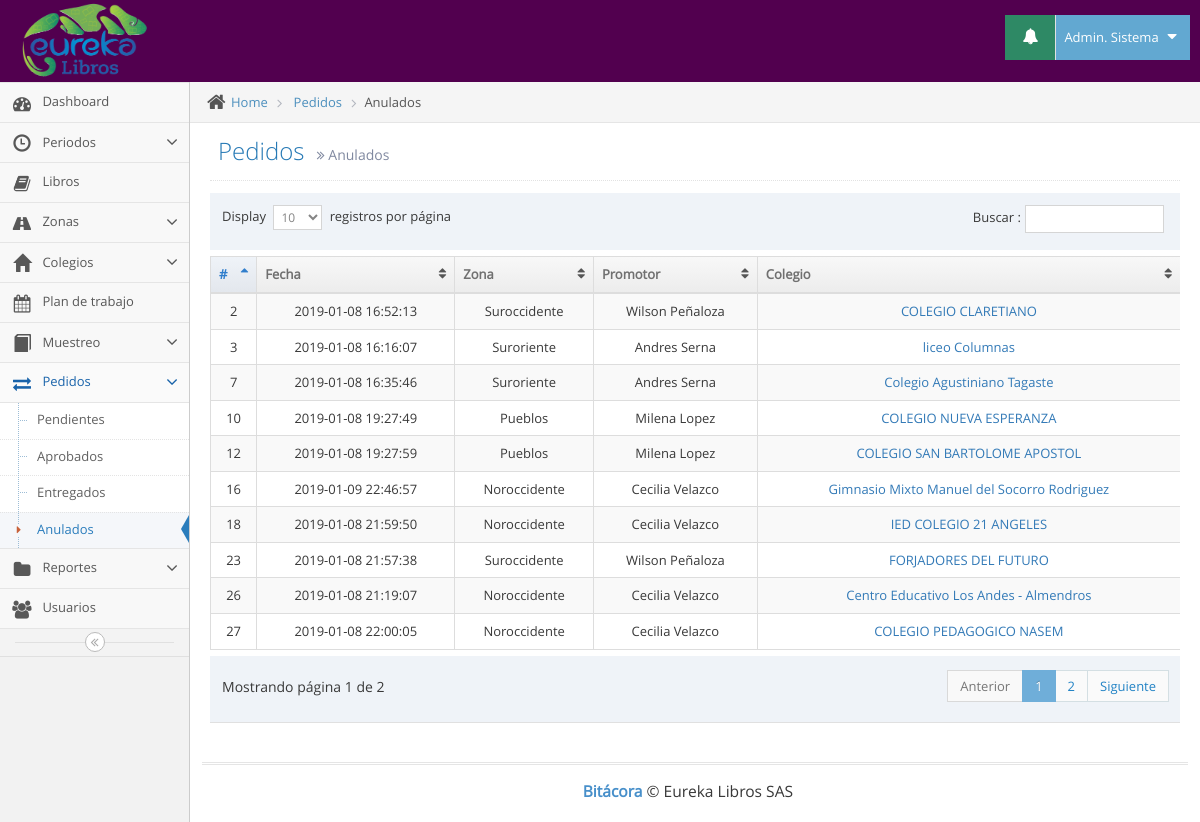
Screenshot of /pedidos_anulados.php (signed in) with the database file from the repository.
### tables this page shows
CREATE TABLE IF NOT EXISTS `usuarios` (
`id` int(11) NOT NULL,
  `tipo` int(11) NOT NULL,
  `id_pais` int(11) NOT NULL,
  `cedula` varchar(12) NOT NULL,
  `nombres` varchar(100) NOT NULL,
  `apellidos` varchar(100) NOT NULL,
  `telefono` varchar(12) NOT NULL,
  `direccion` varchar(100) NOT NULL,
  `correo` varchar(100) NOT NULL,
  `clave` varchar(100) NOT NULL,
  `cod_zona` varchar(10) NOT NULL
);

CREATE TABLE IF NOT EXISTS `pedidos` (
`id` int(11) NOT NULL,
  `codigo` varchar(10) NOT NULL,
  `id_periodo` int(11) NOT NULL,
  `id_colegio` int(11) NOT NULL,
  `id_usuario` int(11) NOT NULL,
  `fecha` timestamp NOT NULL DEFAULT CURRENT_TIMESTAMP ON UPDATE CURRENT_TIMESTAMP,
  `factura` varchar(20) NOT NULL,
  `fecha_r` date NOT NULL,
  `observaciones` varchar(500) NOT NULL,
  `estado` int(11) NOT NULL
);

CREATE TABLE IF NOT EXISTS `colegios` (
`id` int(11) NOT NULL,
  `codigo` varchar(11) NOT NULL,
  `colegio` varchar(100) NOT NULL,
  `direccion` varchar(100) NOT NULL,
  `barrio` varchar(100) NOT NULL,
  `telefono` varchar(20) NOT NULL,
  `web` varchar(100) NOT NULL,
  `cumpleaños` date NOT NULL,
  `cod_zona` varchar(8) NOT NULL,
  `id_usuario` int(11) NOT NULL,
  `fecha_creacion` timestamp NOT NULL DEFAULT CURRENT_TIMESTAMP ON UPDATE CURRENT_TIMESTAMP
);

### pedidos_anulados.php (the view, shortened to what this page needs)
<!DOCTYPE html>
<html lang="es">
	<head>
		<link rel="stylesheet" href="assets/css/bootstrap.min.css" />
		<link rel="stylesheet" href="assets/font-awesome/4.5.0/css/font-awesome.min.css" />
		<link rel="stylesheet" href="assets/css/jquery-ui.min.css" />
		<link rel="stylesheet" href="assets/css/bootstrap-datepicker3.min.css" />
		<link href="assets/js/dataTables/dataTables.bootstrap.css" rel="stylesheet" />
		<link rel="stylesheet" href="assets/css/ace.min.css" class="ace-main-stylesheet" id="main-ace-style" />
		<link rel="stylesheet" href="assets/css/ace-skins.min.css" />
		<link rel="stylesheet" href="assets/css/ace-rtl.min.css" />
	</head>
	<body class="no-skin">
		<?php include("template/nav.php"); ?>
		<div class="main-container ace-save-state" id="main-container">
			<?php include("template/sidebar.php"); ?>
			<div class="main-content">
				<div class="main-content-inner">
					<div class="breadcrumbs ace-save-state" id="breadcrumbs">
						<ul class="breadcrumb">
							<li>
								<i class="ace-icon fa fa-home home-icon"></i>
								<a href="#">Home</a>
							</li>
							<li>
								<a href="#">Pedidos</a>
							</li>
							<li class="active">Anulados</li>
						</ul>
					</div>
					<div class="page-content">
						<div class="page-header">
							<h1>
								Pedidos
								<small>
									<i class="ace-icon fa fa-angle-double-right"></i>
									Anulados
								</small>
							</h1>
						</div>
						<div class="row">
							<div class="col-xs-12">
								<?php
                                	include("conexion/bdd.php");
                                	$sql = "SELECT p.id, z.zona, u.nombres, u.apellidos, p.fecha,p.factura, c.colegio FROM pedidos p JOIN colegios c ON p.id_colegio=c.id JOIN zonas z ON z.codigo=c.cod_zona JOIN usuarios u ON u.cod_zona=z.codigo WHERE p.estado='3' GROUP BY p.id";
									$req = $bdd->prepare($sql);
									$req->execute();
								$pedidos = $req->fetchAll();
                            ?>
                            <div class="table-responsive">
                                <table class="table table-striped table-bordered table-hover" id="dataTables-example">
                                    <thead>
                                        <tr>
                                            <th>#</th>
                                            <th>Fecha</th>
                                            <th>Zona</th>
                                            <th>Promotor</th>
                                            <th>Colegio</th>
                                        </tr>
                                    </thead>
                                    <tbody>
                                        <?php
                                        	foreach($pedidos as $pedido) {
                                            	$promotor= $pedido["nombres"]." ".$pedido["apellidos"];
                                                echo'<tr class="odd gradeX">';
                                                echo'<td class="center">'.$pedido["id"].'</td>';
                                                echo'<td class="center">'.$pedido["fecha"].'</td>';
                                               echo'<td class="center">'.$pedido["zona"].'</td>';
                                                echo'<td class="center">'.$promotor.'</td>';
                                                echo'<td class="center"><a href="pedido_colegio_anulado.php?id_pedido='.$pedido["id"].'">'.$pedido["colegio"].'</a></td>';
                                            }
                                         ?>
                                        </tr>
                                    </tbody>
                                </table>
                            </div>
							</div>
						</div>
					</div>
				</div>
			</div>
			<div class="footer">
				<div class="footer-inner">
					<div class="footer-content">
						<span class="bigger-120">
							<span class="blue bolder">Bitácora</span>
							 &copy; Eureka Libros SAS
						</span>
					</div>
				</div>
			</div>
		</div>
	</body>
</html>

### template/nav.php (shortened to what this page needs)
<div id="navbar" class="navbar navbar-default          ace-save-state">
			<div class="navbar-container ace-save-state" id="navbar-container">
				<div class="navbar-header pull-left">
					<a href="index.php" class="navbar-brand">
						<small>
							<img src="assets/images/logo_eureka.png" alt="" class="" height="80px" width="125px">
						</small>
					</a>
				</div>
				<div class="navbar-buttons navbar-header pull-right" role="navigation">
					<ul class="nav ace-nav">
						<?php
							include("conexion/bdd.php");
							if ($_SESSION["tipo"]==1) {
								$sql_n = "SELECT n.id FROM notificaciones n JOIN tipos_notifi t ON t.id=n.id_tipo_notifi JOIN colegios c ON c.id=n.id_colegio WHERE t.id='1' AND n.visible='1'";
							}
							$req_n = $bdd->prepare($sql_n);
							$req_n->execute();
							$num= $req_n->rowCount();
						?>
						<li class="green dropdown-modal">
							<a data-toggle="dropdown" class="dropdown-toggle" href="#">
								<?php if ($num > 0) { ?>
								<i class="ace-icon fa fa-bell icon-animated-bell"></i>
								<?php }else{ ?>
								<i class="ace-icon fa fa-bell"></i>
								<?php } ?>
							</a>
						</li>
						<li class="light-blue dropdown-modal">
							<a data-toggle="dropdown" href="#" class="dropdown-toggle">
								<?php
									require_once('conexion/bdd.php');
									$sql = "SELECT nombres,apellidos FROM usuarios WHERE id='".$_SESSION['id']."'";
									$req = $bdd->prepare($sql);
									$req->execute();
									$usuario = $req->fetch();
									$nombre_completo=$usuario["nombres"]." ".$usuario["apellidos"];
								?>
									<?php echo $nombre_completo; ?>
								<i class="ace-icon fa fa-caret-down"></i>
							</a>
						</li>
					</ul>
				</div>
			</div>
		</div>

### rows the page displays
usuarios: nombre_completo "Admin. Sistema"
pedidos: id "2", fecha "2019-01-08 16:52:13", zona "Suroccidente", promotor "Wilson Peñaloza", id_colegio.colegio "COLEGIO CLARETIANO"
pedidos: id "3", fecha "2019-01-08 16:16:07", zona "Suroriente", promotor "Andres Serna", id_colegio.colegio "liceo Columnas"
pedidos: id "7", fecha "2019-01-08 16:35:46", zona "Suroriente", promotor "Andres Serna", id_colegio.colegio "Colegio Agustiniano Tagaste"
pedidos: id "10", fecha "2019-01-08 19:27:49", zona "Pueblos", promotor "Milena Lopez", id_colegio.colegio "COLEGIO NUEVA ESPERANZA"
pedidos: id "12", fecha "2019-01-08 19:27:59", zona "Pueblos", promotor "Milena Lopez", id_colegio.colegio "COLEGIO SAN BARTOLOME APOSTOL"
pedidos: id "16", fecha "2019-01-09 22:46:57", zona "Noroccidente", promotor "Cecilia Velazco", id_colegio.colegio "Gimnasio Mixto Manuel del Socorro Rodriguez"
pedidos: id "18", fecha "2019-01-08 21:59:50", zona "Noroccidente", promotor "Cecilia Velazco", id_colegio.colegio "IED COLEGIO 21 ANGELES"
pedidos: id "23", fecha "2019-01-08 21:57:38", zona "Suroccidente", promotor "Wilson Peñaloza", id_colegio.colegio "FORJADORES DEL FUTURO"
pedidos: id "26", fecha "2019-01-08 21:19:07", zona "Noroccidente", promotor "Cecilia Velazco", id_colegio.colegio "Centro Educativo Los Andes - Almendros"
pedidos: id "27", fecha "2019-01-08 22:00:05", zona "Noroccidente", promotor "Cecilia Velazco", id_colegio.colegio "COLEGIO PEDAGOGICO NASEM"
